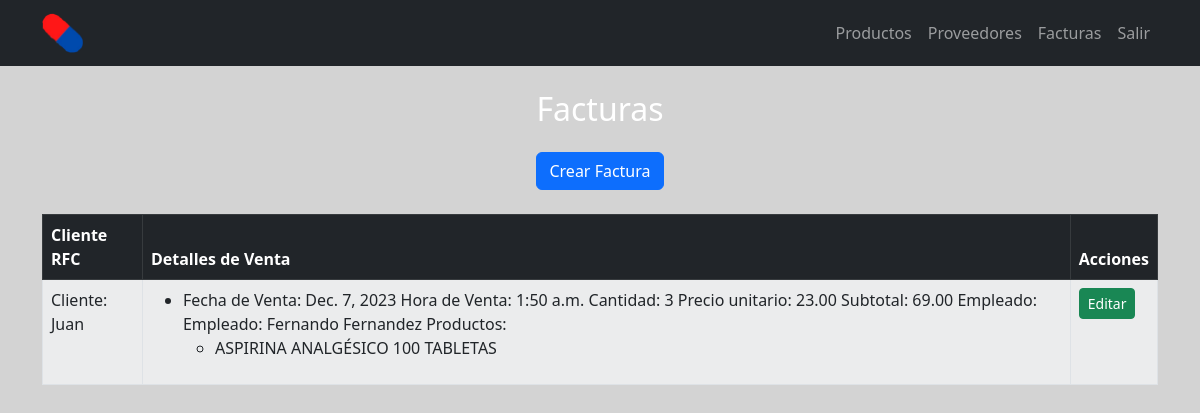
The app's page /bills/ (signed in) with its own data.
### drug_store/models.py (models this page shows, shortened)
class Bill(models.Model):
    rfc_client = models.ForeignKey(Client, on_delete=models.CASCADE, verbose_name="Cliente RFC")
    products_purchased = models.ManyToManyField(SaleDetails, verbose_name="Detalles de Venta")
    class Meta:
        verbose_name_plural = "Factura"

class Client(models.Model):
    name = models.CharField(max_length=50, null=False, verbose_name="Nombre")
    second_name = models.CharField(max_length=50, null=False, verbose_name="Apellido")
    three_name = models.CharField(max_length=50, null=False, verbose_name="Segundo Apellido")
    phone_number = models.CharField(max_length=10, null=False, verbose_name="Teléfono")
    rfc = models.CharField(max_length=13, null=False, verbose_name="RFC")
    def __str__(self):
        return f"Cliente: {self.name}"
    class Meta:
        verbose_name_plural = "Clientes"

class SaleDetails(models.Model):
    sale_date = models.DateField(auto_now_add=True, verbose_name="Fecha de Venta")
    sale_hour = models.TimeField(auto_now_add=True, verbose_name="Hora de Venta")
    employee = models.ForeignKey(Employee, on_delete=models.CASCADE, verbose_name="Empleado")
    product = models.ManyToManyField(Product, verbose_name="Productos")
    quantity_sold = models.PositiveIntegerField(default=1, null=False, verbose_name="Cantidad Vendida")
    unit_price = models.DecimalField(max_digits=10, decimal_places=2, null=False, verbose_name="Precio Unitario")
    subtotal = models.DecimalField(max_digits=10, decimal_places=2, null=False, verbose_name="Subtotal")
    class Meta:
        verbose_name_plural = "Detalles de ventas"

class Employee(models.Model):
    name = models.CharField(max_length=50, null=False, verbose_name="Nombre")
    second_name = models.CharField(max_length=50, null=False, verbose_name="Apellido")
    three_name = models.CharField(max_length=50, null=False, verbose_name="Segundo Apellido")
    phone_number = models.CharField(max_length=10, null=False, verbose_name="Teléfono")
    def __str__(self):
        return f"Empleado: {self.name} {self.second_name}"
    class Meta:
        verbose_name_plural = "Empleados"

class Product(models.Model):
    ADMINISTRATION_CHOICES = [
        ("oral", "Oral"),
        ("intramuscular", "Intramuscular"),
        ("intravenosa", "Intravenosa"),
        ("sublingual", "Sublingual")
    ]
    name = models.CharField(max_length=100, null=False, verbose_name="Nombre")
    lot = models.CharField(max_length=10, verbose_name="Lote")
    purchase_date = models.DateField(auto_now_add=True, null=False, verbose_name="Fecha de Compra")
    expiration_date = models.DateField(null=False, verbose_name="Fecha de Caducidad")
    description = models.TextField(max_length=500, null=False, verbose_name="Descripción")
    generic = models.BooleanField(default=False, null=False, verbose_name="Genérico")
    administration = models.CharField(max_length=30, null=False, choices=ADMINISTRATION_CHOICES, default="oral", verbose_name="Administración")
    prescription = models.BooleanField(default=False, verbose_name="Prescripción")
    unit_price = models.DecimalField(max_digits=10, decimal_places=2, null=False, verbose_name="Precio Unitario")
    stock = models.IntegerField(null=False, verbose_name="Cantidad", default=0)
    class Meta:
        verbose_name_plural = "Productos"

### drug_store/views.py (the view)
# urls.py: path("bills/", views.get_bill, name="bill"),
@login_required
def get_bill(request):
    bills = Bill.objects.all()
    return render(request, "bills.html", {"bills":bills})

### drug_store/templates/bills.html
{% extends "base.html" %}
{% block content %}
    <div class="container mt-4">
        <h2 class="text-center mb-4 text-white">Facturas</h2>
        <div class="text-center mb-4">
            <a href="{% url 'create_bill' %}" class="btn btn-primary">Crear Factura</a>
        </div>
        <div class="table-responsive">
            <table class="table table-bordered table-striped bg-light text-light">
                <thead class="table-dark">
                <tr>
                    <th>Cliente RFC</th>
                    <th>Detalles de Venta</th>
                    <th>Acciones</th>
                </tr>
                </thead>
                <tbody>
                {% for bill in bills %}
                    <tr>
                        <td>{{ bill.rfc_client }}</td>
                        <td>
                            <ul>
                                {% for detail in bill.products_purchased.all %}
                                    <li>
                                        Fecha de Venta: {{ detail.sale_date }}
                                        Hora de Venta: {{ detail.sale_hour }}
                                        Cantidad: {{ detail.quantity_sold }}
                                        Precio unitario: {{ detail.unit_price }}
                                        Subtotal: {{ detail.subtotal }}
                                        Empleado: {{ detail.employee }}
                                        Productos:
                                        <ul>
                                            {% for product in detail.product.all %}
                                                <li>{{ product.name }}</li>
                                            {% endfor %}
                                        </ul>
                                    </li>
                                {% endfor %}
                            </ul>
                        </td>
                        <td>
                            <a href="{% url 'edit_bill' bill.id %}" class="btn btn-success btn-sm">Editar</a>
                        </td>
                    </tr>
                {% endfor %}
                </tbody>
            </table>
        </div>
    </div>
{% endblock content %}

### drug_store/static/styles.css (style rules this page uses)
body { background-color: lightgray; }

### records on screen
Bill: rfc_client "Cliente: Juan"
SaleDetails: sale_date "Dec. 7, 2023", sale_hour "1:50 a.m.", quantity_sold "3", unit_price "23.00", subtotal "69.00", employee "Empleado: Fernando Fernandez"
Product: name "ASPIRINA ANALGÉSICO 100 TABLETAS"
